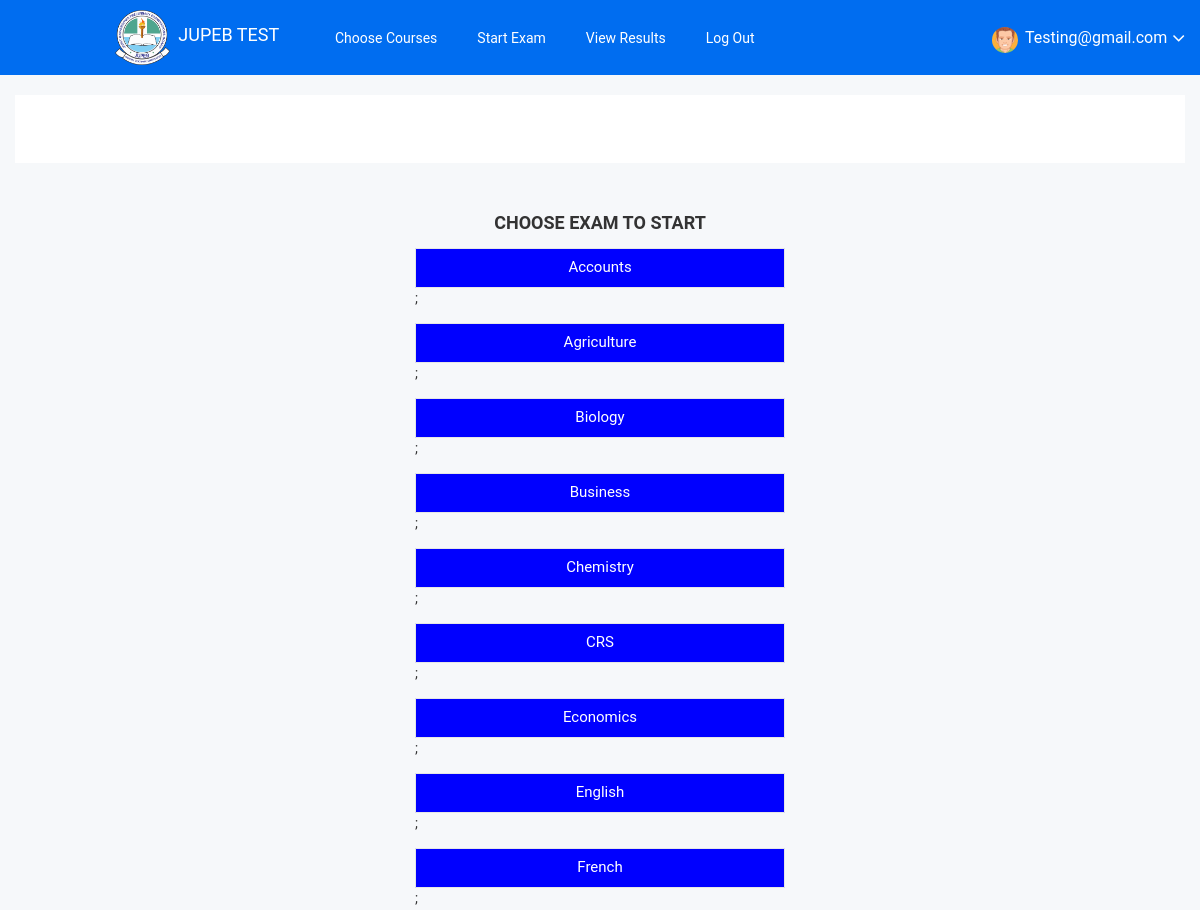
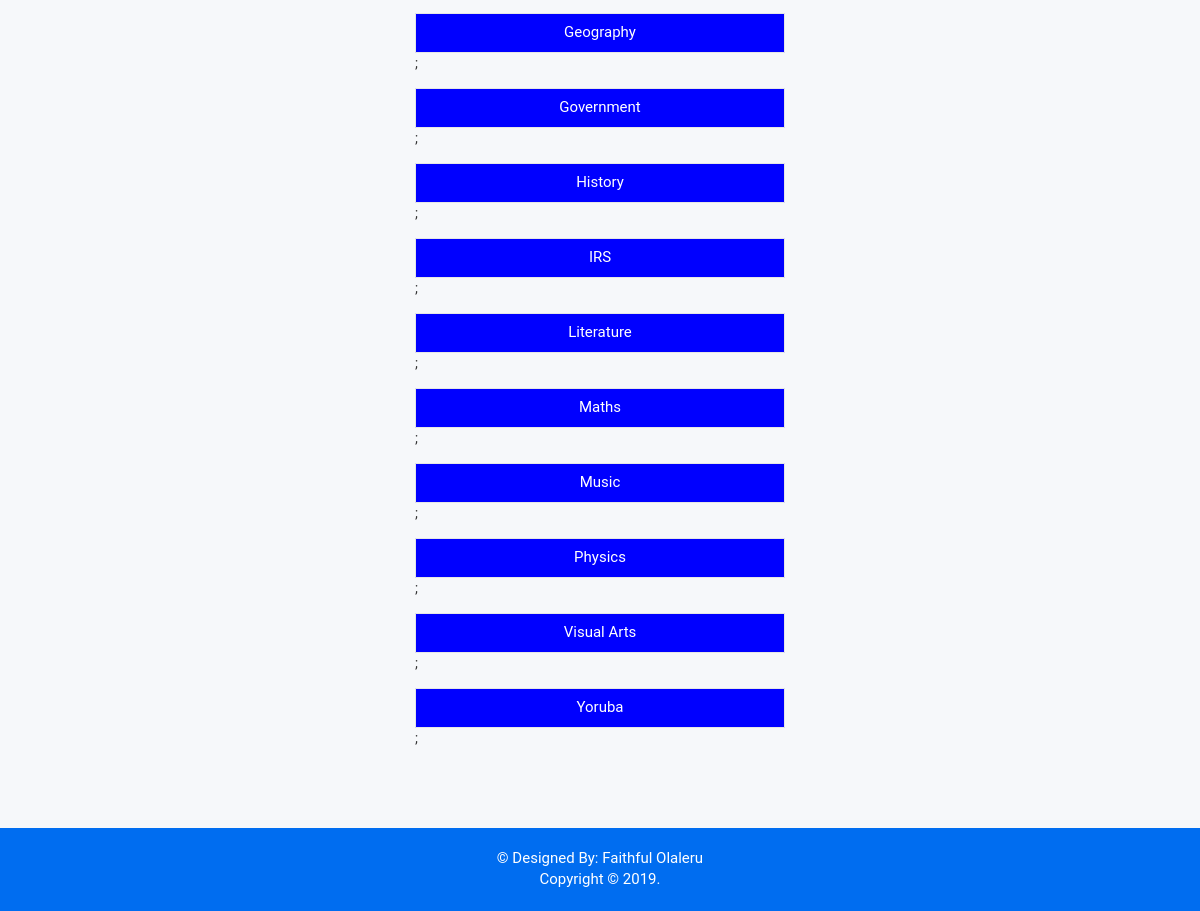
Screenshot of /chooseCourses.php (signed in) with the database file from the repository (2 pictures, top to bottom).
### tables this page shows
CREATE TABLE `courses` (
  `course_id` varchar(10) NOT NULL,
  `course_name` varchar(30) NOT NULL,
  `exam_time_minutes` int(3) NOT NULL
);

### chooseCourses.php (the view, shortened to what this page needs)
<?php
  include 'dbConnect.php';
  include 'header.php';
?>
	<div class="container" style="width:400px; margin-top: 20px; margin-bottom: 80px;">
		<div class="card"><center>
			<h4 class="card-header">CHOOSE EXAM TO START</h4></center>
			<div class="card-body">
	    	<?php
	    		$sql = "SELECT * FROM `courses`";
	    		$query = mysqli_query($conn, $sql);
	    		while ($row = mysqli_fetch_array($query)){
    				?>
    					<input type="button" id="<?php echo $row["course_id"] ?>" class="btn btn-success form-control" value="<?php echo $row["course_name"] ?>" style="margin-top: 15px; background-color: blue; color: white; font-size: 15px;" onclick="setExamTypeSession(this.value)">;
						<?php
					}
				?>
			</div>
		</div>
	</div>
<?php
  include 'footer.php';
?>

### header.php (shortened to what this page needs)
<!doctype html>
<html class="no-js" lang="en">
<head>
  <link rel="stylesheet" href="css1/bootstrap.min.css">
  <link rel="stylesheet" href="css1/font-awesome.min.css">
  <link rel="stylesheet" href="style.css">
</head>
<body>
  <div class="all-content-wrapper">
    <div class="header-advance-area">
      <div class="header-top-area">
        <div class="container-fluid">
          <div class="row">
            <div class="col-lg-12 col-md-12 col-sm-12 col-xs-12">
              <div class="header-top-wraper">
                <div class="row">
                  <div class="col-lg-1 col-md-0 col-sm-1 col-xs-12">
                    <div class="menu-switcher-pro">
                      <button type="button" id="sidebarCollapse" class="btn bar-button-pro header-drl-controller-btn btn-info navbar-btn">
                      </button>
                    </div>
                  </div>
                  <div class="col-md-2">
                    <div class="header-left-info" style="margin-top: 10px; margin-bottom: 10px;">
                      <img src="JUPEB.png" alt="" style="max-height: 55px; margin-right: 5px" />
                      <a href="#" style="color: white; font-size: 18px;">JUPEB TEST</a>
                    </div>
                  </div>
                  <div class="col-md-5">
                    <div class="header-top-menu tabl-d-n">
                      <ul class="nav navbar-nav mai-top-nav" style="margin-top: 8px;">
                        <li class="nav-item">
                          <a href="chooseCourses.php" class="nav-link">Choose Courses</a>
                        </li>
                        <li class="nav-item">
                          <a href="exam.php" class="nav-link">Start Exam</a>
                        </li>
                        <li class="nav-item">
                          <a href="result.php" class="nav-link">View Results</a>
                        </li>
                        <li class="nav-item">
                          <a href="logout.php" class="nav-link">Log Out</a>
                        </li>
                      </ul>
                    </div>
                  </div>
                  <div class="col-xs-4">
                    <div class="header-right-info">
                      <ul class="nav mai-top-nav navbar-nav header-right-menu">
                        <li class="nav-item" style="margin-top: 10px;">
                          <a href="#" data-toggle="dropdown" role="button" aria-expanded="false" class="nav-link dropdown-toggle">
                            <img src="img/avatar-mini2.jpg" alt="" />
                            <span class="admin-name"><?php echo $_SESSION['email']; ?></span>
                            <i class="fa fa-angle-down edu-icon edu-down-arrow"></i>
                          </a>
                        </li>
                      </ul>
                    </div>
                  </div>
                </div>
              </div>
            </div>
          </div>
        </div>
      </div>
    </div>
  </div>
  <div class="breadcome-area">
    <div class="container-fluid">
      <div class="row">
        <div class="col-lg-12 col-md-12 col-sm-12 col-xs-12">
          <div class="breadcome-list">
            <div class="row">
              <div class="col-lg-12 col-md-6 col-sm-6 col-xs-12 text-right">
                <ul class="breadcome-menu">
                </ul>
              </div>
            </div>
          </div>
        </div>
      </div>
    </div>
  </div>

### footer.php (shortened to what this page needs)
  <div class="footer-copyright-area">
    <div class="container-fluid">
	  <div class="row">
        <div class="col-lg-12">
          <div class="footer-copy-right">
        	<p>&copy; Designed By: Faithful Olaleru</p>
            <p>Copyright © 2019.</p>
          </div>
        </div>
      </div>
    </div>
  </div>
</body>
</html>

### rows the page displays
courses: course_name "Accounts"
courses: course_name "Agriculture"
courses: course_name "Biology"
courses: course_name "Business"
courses: course_name "Chemistry"
courses: course_name "CRS"
courses: course_name "Economics"
courses: course_name "English"
courses: course_name "French"
courses: course_name "Geography"
courses: course_name "Government"
courses: course_name "History"
courses: course_name "IRS"
courses: course_name "Literature"
courses: course_name "Maths"
courses: course_name "Music"
courses: course_name "Physics"
courses: course_name "Visual Arts"
courses: course_name "Yoruba"

### other values shown
$_SESSION['email'] "Testing@gmail.com"
